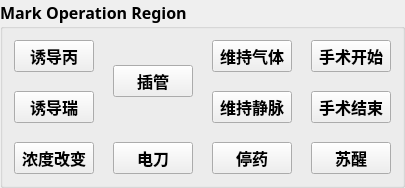
           <widget class="QGroupBox" name="mark_groupBox">
            <property name="sizePolicy">
             <sizepolicy hsizetype="Preferred" vsizetype="Fixed">
              <horstretch>0</horstretch>
              <verstretch>0</verstretch>
             </sizepolicy>
            </property>
            <property name="font">
             <font>
              <family>华文新魏</family>
              <pointsize>12</pointsize>
              <weight>75</weight>
              <bold>true</bold>
             </font>
            </property>
            <property name="title">
             <string>Mark Operation Region</string>
            </property>
            <layout class="QGridLayout" name="gridLayout_6">
             <item row="0" column="0">
              <layout class="QVBoxLayout" name="verticalLayout_4">
               <item>
                <layout class="QHBoxLayout" name="horizontalLayout_12">
                 <item>
                  <layout class="QVBoxLayout" name="verticalLayout_5">
                   <item>
                    <widget class="QPushButton" name="Mark11_Button">
                     <property name="sizePolicy">
                      <sizepolicy hsizetype="Fixed" vsizetype="Fixed">
                       <horstretch>0</horstretch>
                       <verstretch>0</verstretch>
                      </sizepolicy>
                     </property>
                     <property name="font">
                      <font>
                       <pointsize>12</pointsize>
                      </font>
                     </property>
                     <property name="text">
                      <string>诱导丙</string>
                     </property>
                    </widget>
                   </item>
                   <item>
                    <spacer name="verticalSpacer_9">
                     <property name="orientation">
                      <enum>Qt::Vertical</enum>
                     </property>
                     <property name="sizeType">
                      <enum>QSizePolicy::Fixed</enum>
                     </property>
                     <property name="sizeHint" stdset="0">
                      <size>
                       <width>20</width>
                       <height>13</height>
                      </size>
                     </property>
                    </spacer>
                   </item>
                   <item>
                    <widget class="QPushButton" name="Mark12_Button">
                     <property name="sizePolicy">
                      <sizepolicy hsizetype="Fixed" vsizetype="Fixed">
                       <horstretch>0</horstretch>
                       <verstretch>0</verstretch>
                      </sizepolicy>
                     </property>
                     <property name="font">
                      <font>
                       <pointsize>12</pointsize>
                      </font>
                     </property>
                     <property name="text">
                      <string>诱导瑞</string>
                     </property>
                    </widget>
                   </item>
                  </layout>
                 </item>
                 <item>
                  <spacer name="horizontalSpacer_20">
                   <property name="orientation">
                    <enum>Qt::Horizontal</enum>
                   </property>
                   <property name="sizeType">
                    <enum>QSizePolicy::Fixed</enum>
                   </property>
                   <property name="sizeHint" stdset="0">
                    <size>
                     <width>13</width>
                     <height>20</height>
                    </size>
                   </property>
                  </spacer>
                 </item>
                 <item>
                  <layout class="QVBoxLayout" name="verticalLayout_7">
                   <item>
                    <spacer name="verticalSpacer_13">
                     <property name="orientation">
                      <enum>Qt::Vertical</enum>
                     </property>
                     <property name="sizeType">
                      <enum>QSizePolicy::Fixed</enum>
                     </property>
                     <property name="sizeHint" stdset="0">
                      <size>
                       <width>20</width>
                       <height>13</height>
                      </size>
                     </property>
                    </spacer>
                   </item>
                   <item>
                    <widget class="QPushButton" name="Mark2_Button">
                     <property name="sizePolicy">
                      <sizepolicy hsizetype="Fixed" vsizetype="Fixed">
                       <horstretch>0</horstretch>
                       <verstretch>0</verstretch>
                      </sizepolicy>
                     </property>
                     <property name="font">
                      <font>
                       <pointsize>12</pointsize>
                      </font>
                     </property>
                     <property name="text">
                      <string>插管</string>
                     </property>
                    </widget>
                   </item>
                   <item>
                    <spacer name="verticalSpacer_12">
                     <property name="orientation">
                      <enum>Qt::Vertical</enum>
                     </property>
                     <property name="sizeType">
                      <enum>QSizePolicy::Fixed</enum>
                     </property>
                     <property name="sizeHint" stdset="0">
                      <size>
                       <width>20</width>
                       <height>13</height>
                      </size>
                     </property>
                    </spacer>
                   </item>
                  </layout>
                 </item>
                 <item>
                  <spacer name="horizontalSpacer_22">
                   <property name="orientation">
                    <enum>Qt::Horizontal</enum>
                   </property>
                   <property name="sizeType">
                    <enum>QSizePolicy::Fixed</enum>
                   </property>
                   <property name="sizeHint" stdset="0">
                    <size>
                     <width>13</width>
                     <height>20</height>
                    </size>
                   </property>
                  </spacer>
                 </item>
                 <item>
                  <layout class="QVBoxLayout" name="verticalLayout_6">
                   <item>
                    <widget class="QPushButton" name="Mark31_Button">
                     <property name="sizePolicy">
                      <sizepolicy hsizetype="Fixed" vsizetype="Fixed">
                       <horstretch>0</horstretch>
                       <verstretch>0</verstretch>
                      </sizepolicy>
                     </property>
                     <property name="font">
                      <font>
                       <pointsize>12</pointsize>
                      </font>
                     </property>
                     <property name="text">
                      <string>维持气体</string>
                     </property>
                    </widget>
                   </item>
                   <item>
                    <spacer name="verticalSpacer_10">
                     <property name="orientation">
                      <enum>Qt::Vertical</enum>
                     </property>
                     <property name="sizeType">
                      <enum>QSizePolicy::Fixed</enum>
                     </property>
                     <property name="sizeHint" stdset="0">
                      <size>
                       <width>20</width>
                       <height>13</height>
                      </size>
                     </property>
                    </spacer>
                   </item>
                   <item>
                    <widget class="QPushButton" name="Mark32_Button">
                     <property name="sizePolicy">
                      <sizepolicy hsizetype="Fixed" vsizetype="Fixed">
                       <horstretch>0</horstretch>
                       <verstretch>0</verstretch>
                      </sizepolicy>
                     </property>
                     <property name="font">
                      <font>
                       <pointsize>12</pointsize>
                      </font>
                     </property>
                     <property name="text">
                      <string>维持静脉</string>
                     </property>
                    </widget>
                   </item>
                  </layout>
                 </item>
                 <item>
                  <spacer name="horizontalSpacer_27">
                   <property name="orientation">
                    <enum>Qt::Horizontal</enum>
                   </property>
                   <property name="sizeType">
                    <enum>QSizePolicy::Fixed</enum>
                   </property>
                   <property name="sizeHint" stdset="0">
                    <size>
                     <width>13</width>
                     <height>20</height>
                    </size>
                   </property>
                  </spacer>
                 </item>
                 <item>
                  <layout class="QVBoxLayout" name="verticalLayout">
                   <item>
                    <widget class="QPushButton" name="Mark4_Button">
                     <property name="sizePolicy">
                      <sizepolicy hsizetype="Fixed" vsizetype="Fixed">
                       <horstretch>0</horstretch>
                       <verstretch>0</verstretch>
                      </sizepolicy>
                     </property>
                     <property name="font">
                      <font>
                       <pointsize>12</pointsize>
                      </font>
                     </property>
                     <property name="text">
                      <string>手术开始</string>
                     </property>
                    </widget>
                   </item>
                   <item>
                    <spacer name="verticalSpacer_15">
                     <property name="orientation">
                      <enum>Qt::Vertical</enum>
                     </property>
                     <property name="sizeType">
                      <enum>QSizePolicy::Fixed</enum>
                     </property>
                     <property name="sizeHint" stdset="0">
                      <size>
                       <width>20</width>
                       <height>13</height>
                      </size>
                     </property>
                    </spacer>
                   </item>
                   <item>
                    <widget class="QPushButton" name="Mark5_Button">
                     <property name="sizePolicy">
                      <sizepolicy hsizetype="Fixed" vsizetype="Fixed">
                       <horstretch>0</horstretch>
                       <verstretch>0</verstretch>
                      </sizepolicy>
                     </property>
                     <property name="font">
                      <font>
                       <pointsize>12</pointsize>
                      </font>
                     </property>
                     <property name="text">
                      <string>手术结束</string>
                     </property>
                    </widget>
                   </item>
                  </layout>
                 </item>
                </layout>
               </item>
               <item>
                <spacer name="verticalSpacer_11">
                 <property name="orientation">
                  <enum>Qt::Vertical</enum>
                 </property>
                 <property name="sizeType">
                  <enum>QSizePolicy::Fixed</enum>
                 </property>
                 <property name="sizeHint" stdset="0">
                  <size>
                   <width>20</width>
                   <height>13</height>
                  </size>
                 </property>
                </spacer>
               </item>
               <item>
                <layout class="QHBoxLayout" name="horizontalLayout_11">
                 <item>
                  <widget class="QPushButton" name="Mark8_Button">
                   <property name="sizePolicy">
                    <sizepolicy hsizetype="Fixed" vsizetype="Fixed">
                     <horstretch>0</horstretch>
                     <verstretch>0</verstretch>
                    </sizepolicy>
                   </property>
                   <property name="font">
                    <font>
                     <pointsize>12</pointsize>
                    </font>
                   </property>
                   <property name="text">
                    <string>浓度改变</string>
                   </property>
                  </widget>
                 </item>
                 <item>
                  <spacer name="horizontalSpacer_23">
                   <property name="orientation">
                    <enum>Qt::Horizontal</enum>
                   </property>
                   <property name="sizeType">
                    <enum>QSizePolicy::Fixed</enum>
                   </property>
                   <property name="sizeHint" stdset="0">
                    <size>
                     <width>13</width>
                     <height>20</height>
                    </size>
                   </property>
                  </spacer>
                 </item>
                 <item>
                  <widget class="QPushButton" name="Mark6_Button">
                   <property name="sizePolicy">
                    <sizepolicy hsizetype="Fixed" vsizetype="Fixed">
                     <horstretch>0</horstretch>
                     <verstretch>0</verstretch>
                    </sizepolicy>
                   </property>
                   <property name="font">
                    <font>
                     <pointsize>12</pointsize>
                    </font>
                   </property>
                   <property name="text">
                    <string>电刀</string>
                   </property>
                  </widget>
                 </item>
                 <item>
                  <spacer name="horizontalSpacer_24">
                   <property name="orientation">
                    <enum>Qt::Horizontal</enum>
                   </property>
                   <property name="sizeType">
                    <enum>QSizePolicy::Fixed</enum>
                   </property>
                   <property name="sizeHint" stdset="0">
                    <size>
                     <width>13</width>
                     <height>20</height>
                    </size>
                   </property>
                  </spacer>
                 </item>
                 <item>
                  <widget class="QPushButton" name="Mark7_Button">
                   <property name="sizePolicy">
                    <sizepolicy hsizetype="Fixed" vsizetype="Fixed">
                     <horstretch>0</horstretch>
                     <verstretch>0</verstretch>
                    </sizepolicy>
                   </property>
                   <property name="font">
                    <font>
                     <pointsize>12</pointsize>
                    </font>
                   </property>
                   <property name="text">
                    <string>停药</string>
                   </property>
                  </widget>
                 </item>
                 <item>
                  <spacer name="horizontalSpacer_26">
                   <property name="orientation">
                    <enum>Qt::Horizontal</enum>
                   </property>
                   <property name="sizeType">
                    <enum>QSizePolicy::Fixed</enum>
                   </property>
                   <property name="sizeHint" stdset="0">
                    <size>
                     <width>13</width>
                     <height>20</height>
                    </size>
                   </property>
                  </spacer>
                 </item>
                 <item>
                  <widget class="QPushButton" name="Mark9_Button">
                   <property name="sizePolicy">
                    <sizepolicy hsizetype="Fixed" vsizetype="Fixed">
                     <horstretch>0</horstretch>
                     <verstretch>0</verstretch>
                    </sizepolicy>
                   </property>
                   <property name="font">
                    <font>
                     <pointsize>12</pointsize>
                    </font>
                   </property>
                   <property name="text">
                    <string>苏醒</string>
                   </property>
                  </widget>
                 </item>
                </layout>
               </item>
              </layout>
             </item>
            </layout>
           </widget>
